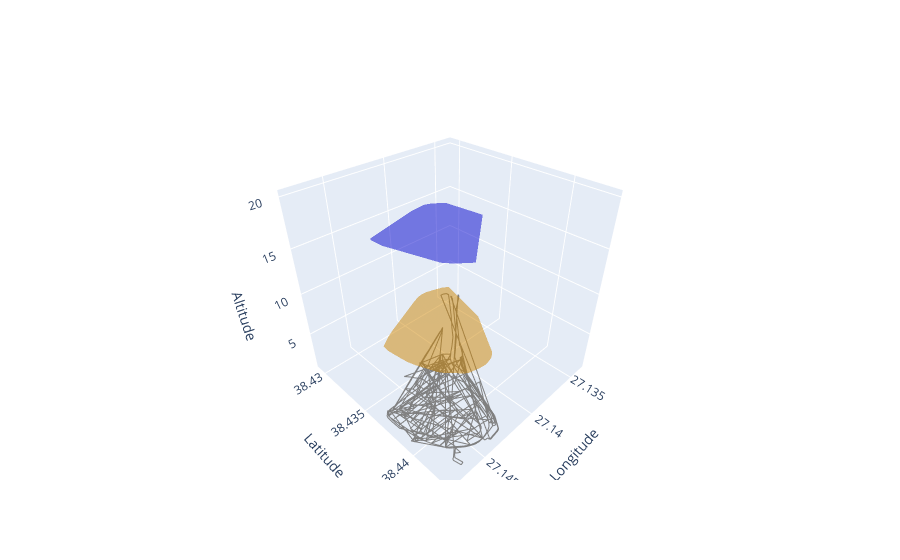

The notebook cell saved with this chart:
### Code cell
import osmnx as ox
import plotly.graph_objs as go

# Define your location (you can use a place name or coordinates)
place_name = "Alsancak Mahallesi, Konak, Izmir, Turkey"

# Retrieve building footprints, roads, and amenities directly from OpenStreetMap
buildings = ox.geometries_from_place(place_name, tags={'building': True})
roads = ox.geometries_from_place(place_name, tags={'highway': True})
amenities = ox.geometries_from_place(place_name, tags={'amenity': True})

# Assign different heights (z coordinates) to roads, buildings, and amenities
road_height = 1
building_height = 10
amenity_height = 20

# Extract coordinates for roads, buildings, and amenities
road_lines = [line.coords[:] for line in roads['geometry'] if isinstance(line, LineString)]
building_polygons = [polygon.exterior.coords[:] for polygon in buildings['geometry'] if isinstance(polygon, Polygon)]
amenity_polygons = [polygon.exterior.coords[:] for polygon in amenities['geometry'] if isinstance(polygon, Polygon)]

# Create Plotly traces for roads, buildings, and amenities
road_trace = go.Scatter3d(
    x=[coord[0] for line in road_lines for coord in line],
    y=[coord[1] for line in road_lines for coord in line],
    z=[road_height] * sum(len(line) for line in road_lines),
    mode='lines',
    line=dict(color='gray', width=2),
    name='Roads'
)

building_trace = go.Mesh3d(
    x=[coord[0] for polygon in building_polygons for coord in polygon],
    y=[coord[1] for polygon in building_polygons for coord in polygon],
    z=[building_height] * sum(len(polygon) for polygon in building_polygons),
    opacity=0.5,
    color='orange',
    name='Buildings'
)

amenity_trace = go.Mesh3d(
    x=[coord[0] for polygon in amenity_polygons for coord in polygon],
    y=[coord[1] for polygon in amenity_polygons for coord in polygon],
    z=[amenity_height] * sum(len(polygon) for polygon in amenity_polygons),
    opacity=0.5,
    color='blue',
    name='Amenities'
)

# Create layout for the 3D plot
layout = go.Layout(
    scene=dict(
        xaxis=dict(title='Longitude'),
        yaxis=dict(title='Latitude'),
        zaxis=dict(title='Altitude'),
        aspectmode='cube'
    )
)

# Create the figure and plot
fig = go.Figure(data=[road_trace, building_trace, amenity_trace], layout=layout)
fig.show()

### Figure 1 — Plotly figure (JSON) as saved in the notebook; plotly's stock layout.template omitted (floating-point values rounded to 4 significant figures; data arrays with more than 128 entries replaced by an {"elided": "..."} marker saying what was removed)
{"data": [{"line": {"color": "gray", "width": 2}, "mode": "lines", "name": "Roads", "type": "scatter3d", "x": {"elided": "811 float values"}, "y": {"elided": "811 float values"}, "z": {"elided": "811 int values"}}, {"color": "orange", "name": "Buildings", "opacity": 0.5, "type": "mesh3d", "x": {"elided": "4890 float values"}, "y": {"elided": "4890 float values"}, "z": {"elided": "4890 int values"}}, {"color": "blue", "name": "Amenities", "opacity": 0.5, "type": "mesh3d", "x": [27.15, 27.15, 27.15, 27.15, 27.15, 27.15, 27.15, 27.15, 27.15, 27.15, 27.15, 27.15, 27.15, 27.15, 27.15, 27.15, 27.15, 27.15, 27.15, 27.15, 27.15, 27.15, 27.15, 27.15, 27.15, 27.15, 27.15, 27.15, 27.15, 27.15, 27.15, 27.14, 27.14, 27.14, 27.14, 27.14, 27.14, 27.14, 27.14, 27.14, 27.14, 27.14, 27.14, 27.14, 27.14, 27.14, 27.14, 27.15, 27.15, 27.15, 27.15, 27.15, 27.15, 27.15, 27.15, 27.15, 27.15, 27.14, 27.14, 27.14, 27.14, 27.14, 27.15, 27.15, 27.15, 27.15, 27.15, 27.15, 27.15, 27.15, 27.15, 27.15, 27.14, 27.14, 27.14, 27.14, 27.14, 27.14, 27.14, 27.14, 27.14, 27.14, 27.14, 27.14, 27.14, 27.14, 27.14, 27.14, 27.15, 27.15, 27.15, 27.15, 27.15, 27.15, 27.15, 27.15, 27.15, 27.15, 27.15, 27.15, 27.15, 27.15, 27.15, 27.15, 27.15, 27.15, 27.15, 27.15, 27.15, 27.15, 27.15, 27.15, 27.15, 27.15], "y": [38.44, 38.44, 38.44, 38.44, 38.44, 38.44, 38.44, 38.44, 38.44, 38.44, 38.44, 38.44, 38.44, 38.44, 38.44, 38.44, 38.44, 38.44, 38.44, 38.44, 38.44, 38.44, 38.44, 38.44, 38.44, 38.44, 38.44, 38.44, 38.44, 38.44, 38.44, 38.44, 38.44, 38.44, 38.44, 38.44, 38.44, 38.44, 38.44, 38.44, 38.44, 38.44, 38.44, 38.44, 38.44, 38.44, 38.44, 38.44, 38.44, 38.44, 38.44, 38.44, 38.44, 38.44, 38.44, 38.44, 38.44, 38.44, 38.44, 38.44, 38.44, 38.44, 38.44, 38.44, 38.44, 38.44, 38.44, 38.44, 38.44, 38.44, 38.44, 38.44, 38.44, 38.44, 38.44, 38.44, 38.44, 38.44, 38.44, 38.44, 38.44, 38.44, 38.44, 38.44, 38.44, 38.44, 38.44, 38.44, 38.44, 38.44, 38.44, 38.44, 38.44, 38.44, 38.44, 38.44, 38.44, 38.44, 38.44, 38.44, 38.44, 38.44, 38.44, 38.44, 38.44, 38.44, 38.44, 38.44, 38.44, 38.44, 38.44, 38.44, 38.44, 38.44], "z": [20, 20, 20, 20, 20, 20, 20, 20, 20, 20, 20, 20, 20, 20, 20, 20, 20, 20, 20, 20, 20, 20, 20, 20, 20, 20, 20, 20, 20, 20, 20, 20, 20, 20, 20, 20, 20, 20, 20, 20, 20, 20, 20, 20, 20, 20, 20, 20, 20, 20, 20, 20, 20, 20, 20, 20, 20, 20, 20, 20, 20, 20, 20, 20, 20, 20, 20, 20, 20, 20, 20, 20, 20, 20, 20, 20, 20, 20, 20, 20, 20, 20, 20, 20, 20, 20, 20, 20, 20, 20, 20, 20, 20, 20, 20, 20, 20, 20, 20, 20, 20, 20, 20, 20, 20, 20, 20, 20, 20, 20, 20, 20, 20, 20]}], "layout": {"scene": {"aspectmode": "cube", "xaxis": {"title": {"text": "Longitude"}}, "yaxis": {"title": {"text": "Latitude"}}, "zaxis": {"title": {"text": "Altitude"}}}}}
